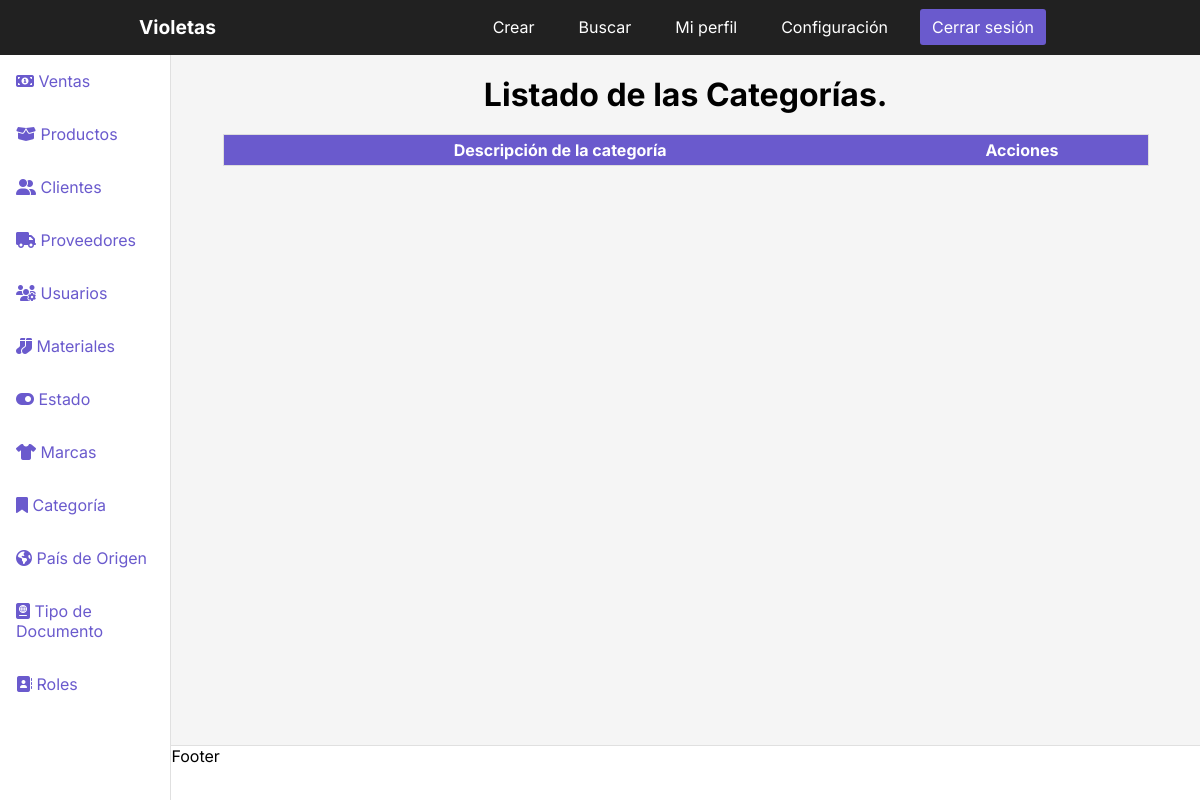
The page /dashboardcategorias on the database as committed earlier.
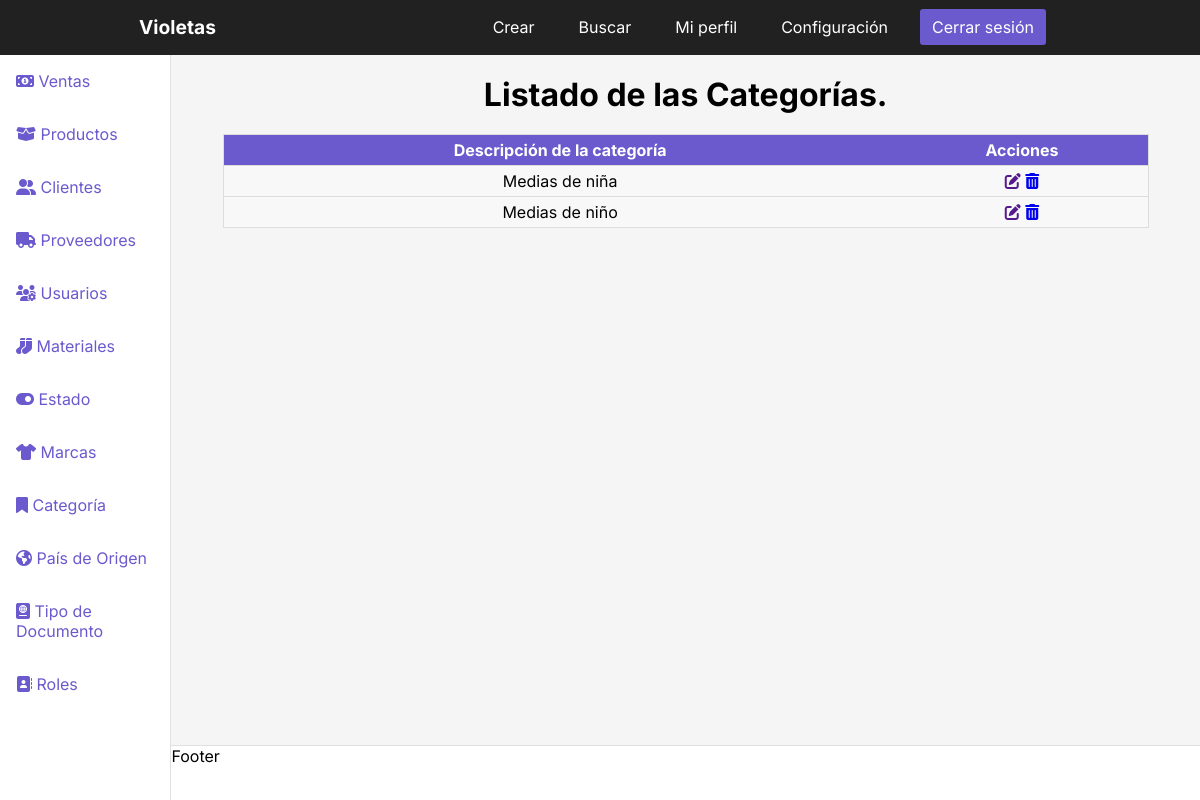
The same page on the database as committed later.
### InventoryApp/models.py (models this page shows, shortened)
class Categorias(models.Model):
    DescripcionCategoria = models.CharField('Descripción de la categoría', max_length = 100)
    class Meta:
        verbose_name = 'Categoría'
        verbose_name_plural = 'Categorías'
        db_table = 'categorias'
        ordering = ['id']

### Project/views.py (the view)
# urls.py: path('dashboardcategorias', views.dashboardcategorias, name='dashcategoria'), # Registro creado
def dashboardcategorias(request):
    categorias = (Categorias.objects.all()) # Creo variable que traiga todos los datos de la tabla Categorias.
    return render(request, 'dashboardcategorias.html', {
        'categorias' : categorias # Con este código busco todos los datos de la tabla Categorias y los envío a la vista.
} )

### Templates/dashboardcategorias.html (shortened to what the changed rows need)
{% load static %}
<!DOCTYPE html>
<html lang="en">
<head>
    <link rel="stylesheet" href="{% static 'CSS/stylesdashboard.css' %}">
</head>
<body>
    <div class="container">
        <main>
            <h1>Listado de las Categorías.</h1>
            <table class="table">
                <thead>
                    <tr>
                        <th>Descripción de la categoría</th>
                        <th>Acciones</th>
                    </tr>
                </thead>
                <tbody>
                    {% for categorias in categorias %}
                    <tr>
                        <td data-label="Descripción de la categoría">{{categorias.DescripcionCategoria}}</td>
                        <td data-label="Gestión">
                            <a href=""><i class="fas fa-edit"></i></a>
                            <a href="{% url 'eliminarcategorias' categorias.id %}"><i class="fas fa-trash-alt"></i></a>
                        </td>
                    </tr>
                    {% endfor %}
                </tbody>
            </table>
        </main>
      </div>
</body>
</html>

Rows that differ between the two databases and show on the page:
added Categorias: DescripcionCategoria "Medias de niña"
added Categorias: DescripcionCategoria "Medias de niño"
